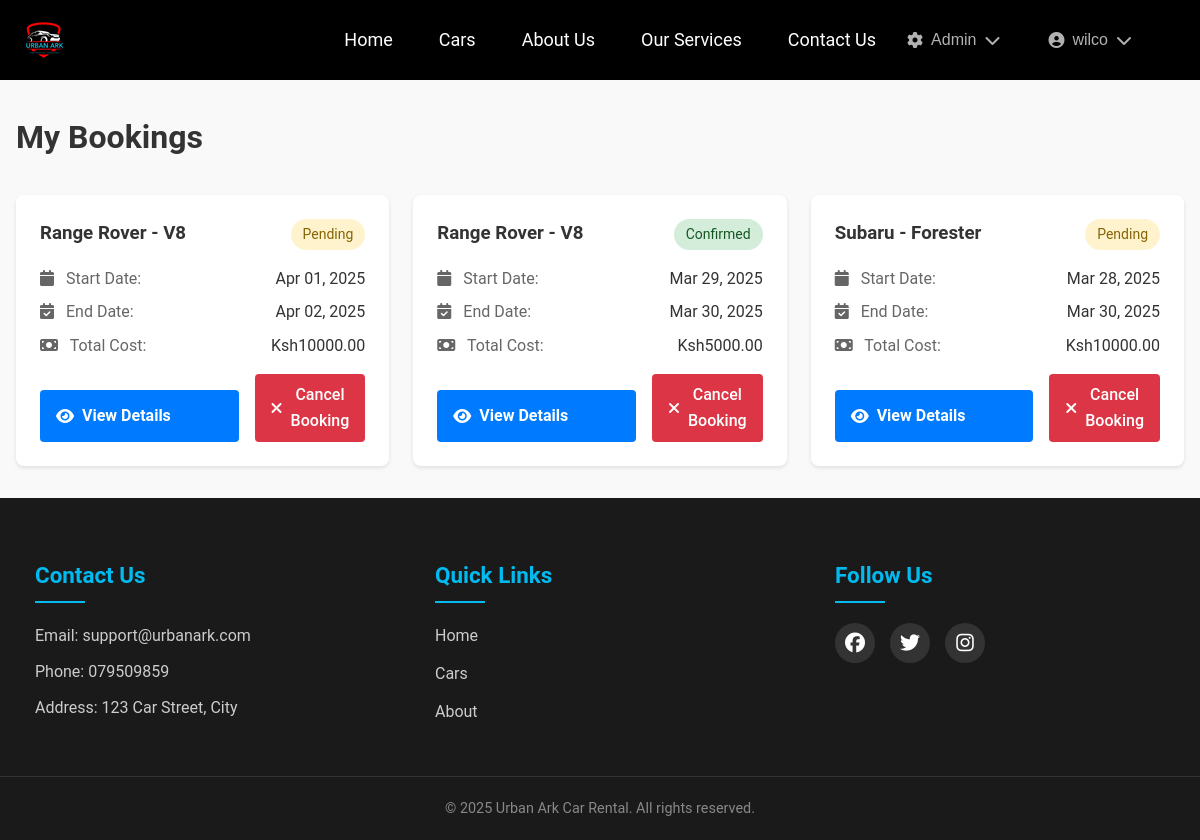
/cars/bookings/ (signed in), run on the app's committed database.
### users/models.py (models this page shows, shortened)
class CustomUser(AbstractUser):
    USER_TYPE_CHOICES = (
        ('customer', 'Customer'),
        ('admin', 'Admin'),
        ('staff', 'Staff')
    )
    GENDER_CHOICES = [
        ('male', 'Male'),
        ('female', 'Female'),
        ('other', 'Other')
    ]
    user_type = models.CharField(max_length=20, choices=USER_TYPE_CHOICES, default='customer')
    email = models.EmailField(_('email address'), unique=True)
    gender = models.CharField(max_length=10, choices=GENDER_CHOICES, blank=True, null=True)
    date_of_birth = models.DateField(_('date of birth'), null=True, blank=True)
    profile_picture = models.ImageField(upload_to='profile_pics/', null=True, blank=True)
    is_verified = models.BooleanField(default=False)
    phone_regex = RegexValidator(
        regex=r'^\+?1?\d{9,15}$',
        message="Phone number must be entered in the format: '+999999999'. Up to 15 digits allowed."
    )
    phone_number = models.CharField(validators=[phone_regex], max_length=17, blank=True)
    emergency_contact = models.CharField(max_length=100, blank=True)
    emergency_phone = models.CharField(validators=[phone_regex], max_length=17, blank=True)
    street_address = models.CharField(max_length=255, blank=True)
    city = models.CharField(max_length=100, blank=True)
    postal_code = models.CharField(max_length=10, blank=True)
    country = models.CharField(max_length=100, blank=True)
    license_number = models.CharField(max_length=50, blank=True)
    license_country = models.CharField(max_length=100, blank=True)
    license_expiry = models.DateField(null=True, blank=True)
    license_image = models.ImageField(upload_to='licenses/', null=True, blank=True)
    has_international_permit = models.BooleanField(default=False)
    international_permit_number = models.CharField(max_length=50, blank=True)
    international_permit_expiry = models.DateField(null=True, blank=True)
    USERNAME_FIELD = 'email'
    REQUIRED_FIELDS = ['username']
    class Meta:
        verbose_name = _('user')
        verbose_name_plural = _('users')

### cars/models.py (models this page shows, shortened)
class Booking(models.Model):
    STATUS_CHOICES = [
        ('pending', 'Pending'),
        ('confirmed', 'Confirmed'),
        ('active', 'Active'),
        ('completed', 'Completed'),
        ('overdue', 'Overdue'),
        ('returned', 'Returned'),
        ('cancelled', 'Cancelled')
    ]
    user = models.ForeignKey(
        settings.AUTH_USER_MODEL,
        on_delete=models.CASCADE,
        related_name='bookings'  # Add this line
    )
    car = models.ForeignKey(Car, on_delete=models.CASCADE)
    start_date = models.DateTimeField()
    end_date = models.DateTimeField()
    actual_return_date = models.DateTimeField(null=True, blank=True)
    total_cost = models.DecimalField(max_digits=10, decimal_places=2)
    status = models.CharField(max_length=20, choices=STATUS_CHOICES, default='pending')
    booking_date = models.DateTimeField(auto_now_add=True)
    is_late = models.BooleanField(default=False)
    late_fees = models.DecimalField(max_digits=10, decimal_places=2, default=0)
    penalty_paid = models.BooleanField(default=False)

class Car(models.Model):
    TRANSMISSION_CHOICES = [
        ('auto', 'Automatic'),
        ('manual', 'Manual')
    ]
    FUEL_CHOICES = [
        ('petrol', 'Petrol'),
        ('diesel', 'Diesel'),
        ('hybrid', 'Hybrid'),
        ('electric', 'Electric')
    ]
    name = models.CharField(max_length=200)
    make = models.CharField(max_length=100)
    model = models.CharField(max_length=100)
    description = models.TextField(blank=True)
    category = models.ForeignKey(CarCategory, on_delete=models.CASCADE)
    year = models.IntegerField(
        validators=[
            MinValueValidator(1990),
            MaxValueValidator(2025)
        ]
    )
    transmission = models.CharField(max_length=10, choices=TRANSMISSION_CHOICES)
    fuel_type = models.CharField(max_length=10, choices=FUEL_CHOICES)
    seats = models.IntegerField()
    daily_rate = models.DecimalField(max_digits=10, decimal_places=2)
    image = models.ImageField(upload_to='car_images/', null=True, blank=True)
    quantity = models.PositiveIntegerField(default=1, help_text="Total number of units")
    booked_units = models.PositiveIntegerField(default=0, help_text="Number of currently booked units")

### cars/views.py (the view)
@login_required
def user_bookings_view(request):
    bookings = Booking.objects.filter(user=request.user).order_by('-booking_date')
    return render(request, 'users/bookings.html', {'bookings': bookings})

### templates/users/bookings.html (shortened to what this page needs)
{% extends 'base.html' %}
{% load static %}
{% block extra_css %}
<link rel="stylesheet" href="{% static 'css/bookings.css' %}">
{% endblock %}
{% block content %}
<div class="bookings-container">
    <h1>My Bookings</h1>
    {% if bookings %}
        <div class="bookings-grid">
            {% for booking in bookings %}
                <div class="booking-card">
                    <div class="booking-header">
                        <h3>{{ booking.car.name }} - {{ booking.car.model }}</h3>
                        <span class="status-badge {{ booking.status }}">{{ booking.status|title }}</span>
                    </div>
                    <div class="booking-details">
                        <div class="detail-row">
                            <span class="label"><i class="fas fa-calendar"></i> Start Date:</span>
                            <span class="value">{{ booking.start_date|date:"M d, Y" }}</span>
                        </div>
                        <div class="detail-row">
                            <span class="label"><i class="fas fa-calendar-check"></i> End Date:</span>
                            <span class="value">{{ booking.end_date|date:"M d, Y" }}</span>
                        </div>
                        <div class="detail-row">
                            <span class="label"><i class="fas fa-money-bill"></i> Total Cost:</span>
                            <span class="value">Ksh{{ booking.total_cost }}</span>
                        </div>
                    </div>
                    <div class="booking-actions">
                        <a href="{% url 'booking_detail' booking.id %}" class="btn btn-primary">
                            <i class="fas fa-eye"></i> View Details
                        </a>
                        {% if booking.status == 'pending' or booking.status == 'confirmed' %}
                            <a href="{% url 'cancel_booking' booking.id %}" class="btn btn-danger">
                                <i class="fas fa-times"></i> Cancel Booking
                            </a>
                        {% endif %}
                    </div>
                </div>
            {% endfor %}
        </div>
    {% else %}
        <div class="no-bookings">
            <i class="fas fa-calendar-xmark"></i>
            <p>You don't have any bookings yet.</p>
            <a href="{% url 'car_list' %}" class="btn btn-primary">Browse Cars</a>
        </div>
    {% endif %}
</div>
{% endblock %}

### templates/base.html (shortened to what this page needs)
<html lang="en">
<head>
    {% load static %}
    <link rel="stylesheet" href="{% static 'css/style.css' %}">
    <link rel="stylesheet" href="{% static 'css/home.css' %}">
    <link rel="stylesheet" href="{% static 'css/about.css' %}">
    <link rel="stylesheet" href="{% static 'css/contact.css' %}">
    <link rel="stylesheet" href="https://cdnjs.cloudflare.com/ajax/libs/font-awesome/6.7.2/css/all.min.css">
    {% block extra_css %}{% endblock %}
</head>
<body>
    <header class="header">
        <div class="logo-container">
            <a href="{% url 'home' %}">
                <img src="{% static 'img/logo.png' %}" alt="Urban Ark Logo" class="logo">
            </a>
        </div>
        <nav class="navbar">
            <div class="nav-links">
                <a href="{% url 'home' %}" class="{% if request.resolver_match.url_name == 'home' %}active{% endif %}">Home</a>
                <a href="{% url 'car_list' %}" class="{% if request.resolver_match.url_name == 'car_list' %}active{% endif %}">Cars</a>
                <a href="{% url 'about' %}" class="{% if request.resolver_match.url_name == 'about' %}active{% endif %}">About Us</a>
                <a href="{% url 'services' %}" class="{% if request.resolver_match.url_name == 'services' %}active{% endif %}">Our Services</a>
                <a href="{% url 'contact' %}" class="{% if request.resolver_match.url_name == 'contact' %}active{% endif %}">Contact Us</a>
            </div>
            {% if user.is_authenticated %}
            <div class="nav-right">
                {% if user.is_staff %}
                <div class="dropdown">
                    <button class="dropbtn">
                        <i class="fas fa-cog"></i> Admin
                        <i class="fas fa-chevron-down"></i>
                    </button>
                </div>
                {% endif %}
                <div class="dropdown">
                    <button class="dropbtn user-menu-btn">
                        {% if user.profile_picture %}
                            <img src="{{ user.profile_picture.url }}" alt="Profile" class="profile-pic">
                        {% else %}
                            <i class="fas fa-user-circle"></i>
                        {% endif %}
                        {{ user.get_full_name|default:user.username }}
                        <i class="fas fa-chevron-down"></i>
                    </button>
                </div>
            </div>
            {% else %}
            <div class="nav-right">
                <a href="{% url 'login' %}" class="login-btn">Login</a>
                <a href="{% url 'register' %}" class="register-btn">Register</a>
            </div>
            {% endif %}
        </nav>
    </header>
    <div class="content">
        {% block content %}
        {% endblock %}
    </div>
    <footer class="site-footer">
        <div class="footer-content">
            <div class="footer-section">
                <h3>Contact Us</h3>
                <p>Email: support@urbanark.com</p>
                <p>Phone: 079509859</p>
                <p>Address: 123 Car Street, City</p>
            </div>
            <div class="footer-section">
                <h3>Quick Links</h3>
                <ul>
                    <li><a href="{% url 'home' %}">Home</a></li>
                    <li><a href="{% url 'car_list' %}">Cars</a></li>
                    <li><a href="{% url 'about' %}">About</a></li>
                </ul>
            </div>
            <div class="footer-section">
                <h3>Follow Us</h3>
                <div class="social-links">
                    <a href="#"><i class="fab fa-facebook"></i></a>
                    <a href="#"><i class="fab fa-twitter"></i></a>
                    <a href="#"><i class="fab fa-instagram"></i></a>
                </div>
            </div>
        </div>
        <div class="footer-bottom">
            <p>&copy; <span id="year"></span> Urban Ark Car Rental. All rights reserved.</p>
        </div>
    </footer>
</body>
</html>

### static/css/style.css (style rules this page uses)
.header { background: black; padding: 15px 20px; display: flex; justify-content: space-between; align-items: center; position: fixed; top: 0; left: 0; width: 100%; z-index: 100; box-sizing: border-box; }
.logo-container img { height: 50px; width: auto; }
.navbar { display: flex; justify-content: space-between; align-items: center; padding: 0 2rem; }
.nav-links { display: flex; align-items: center; gap: 1rem; }
.nav-right { display: flex; align-items: center; gap: 1rem; }
.navbar a { color: white; text-decoration: none; margin: 0 15px; font-size: 18px; transition: color 0.3s ease; position: relative; }
.navbar a::after { content: ''; position: absolute; width: 0; height: 2px; background: #00baf0; left: 0; bottom: -5px; transition: width 0.3s ease; }
.dropdown { position: relative; display: inline-block; }
.dropbtn { background: transparent; color: #b3b0b0; padding: 0.5rem 1rem; border: none; cursor: pointer; display: flex; align-items: center; gap: 0.5rem; font-size: 1rem; }
.user-menu-btn { display: flex; align-items: center; gap: 0.5rem; }
.site-footer { background: #1a1a1a; color: #fff; padding: 60px 0 20px; margin-top: auto; }
.footer-content { max-width: 1200px; margin: 0 auto; display: grid; grid-template-columns: repeat(auto-fit, minmax(250px, 1fr)); gap: 40px; padding: 0 20px; }
.footer-section { padding: 0 15px; }
.footer-section h3 { color: #00baf0; font-size: 1.4rem; margin-bottom: 20px; position: relative; padding-bottom: 10px; }
.footer-section h3::after { content: ''; position: absolute; left: 0; bottom: 0; width: 50px; height: 2px; background: #00baf0; }
.footer-section p { margin: 10px 0; color: #ccc; line-height: 1.6; }
.footer-section ul { list-style: none; padding: 0; }
.footer-section ul li { margin-bottom: 12px; }
.footer-section a { color: #ccc; text-decoration: none; transition: color 0.3s ease, padding-left 0.3s ease; display: inline-block; }
.social-links { display: flex; gap: 15px; margin-top: 20px; }
.social-links a { background: #333; width: 40px; height: 40px; border-radius: 50%; display: flex; align-items: center; justify-content: center; transition: transform 0.3s ease, background-color 0.3s ease; }
.social-links a i { font-size: 20px; color: #fff; }
.footer-bottom { text-align: center; margin-top: 40px; padding-top: 20px; border-top: 1px solid #333; }
.footer-bottom p { color: #888; font-size: 0.9rem; }
body { min-height: 100vh; display: flex; flex-direction: column; }
.content { flex: 1; padding-top: 80px; }
.content { padding-top: 80px; }

### static/css/home.css (style rules this page uses)
* { box-sizing: border-box; margin: 0; padding: 0; }
body { font-family: 'Poppins', sans-serif; color: #333; line-height: 1.6; background-color: #f9f9f9; }
.btn { display: inline-block; text-decoration: none; padding: 0.8rem 1.5rem; border-radius: 5px; font-weight: 500; transition: all 0.3s ease; text-align: center; }
.btn-primary { background-color: #2c3e50; color: white; border: none; width: 100%; margin-top: 1rem; }

### static/css/about.css (style rules this page uses)
:root { --primary-color: #1e3a8a; --secondary-color: #3b82f6; --accent-color: #f59e0b; --light-gray: #f3f4f6; --dark-gray: #4b5563; --white: #ffffff; --shadow: 0 4px 6px rgba(0, 0, 0, 0.1); --transition: all 0.3s ease; }
body { color: #333; font-family: 'Roboto', Arial, sans-serif; line-height: 1.6; }

### static/css/contact.css (style rules this page uses)
:root { --primary-color: #1e3a8a; --secondary-color: #3b82f6; --accent-color: #f59e0b; --light-gray: #f3f4f6; --dark-gray: #4b5563; --white: #ffffff; --shadow: 0 4px 6px rgba(0, 0, 0, 0.1); --transition: all 0.3s ease; }
.btn-primary { background-color: var(--primary-color); color: var(--white); padding: 12px 25px; border: none; border-radius: 4px; font-size: 1rem; font-weight: 600; cursor: pointer; transition: var(--transition); display: inline-flex; align-items: center; gap: 8px; }

### data on the page
CustomUser: get_full_name "wilco"
Booking: car.name "Range Rover", car.model "V8", status "Pending", start_date "Apr 01, 2025", end_date "Apr 02, 2025", total_cost "10000.00", shows "Cancel Booking"
Booking: car.name "Range Rover", car.model "V8", status "Confirmed", start_date "Mar 29, 2025", end_date "Mar 30, 2025", total_cost "5000.00", shows "Cancel Booking"
Booking: car.name "Subaru", car.model "Forester", status "Pending", start_date "Mar 28, 2025", end_date "Mar 30, 2025", total_cost "10000.00", shows "Cancel Booking"
